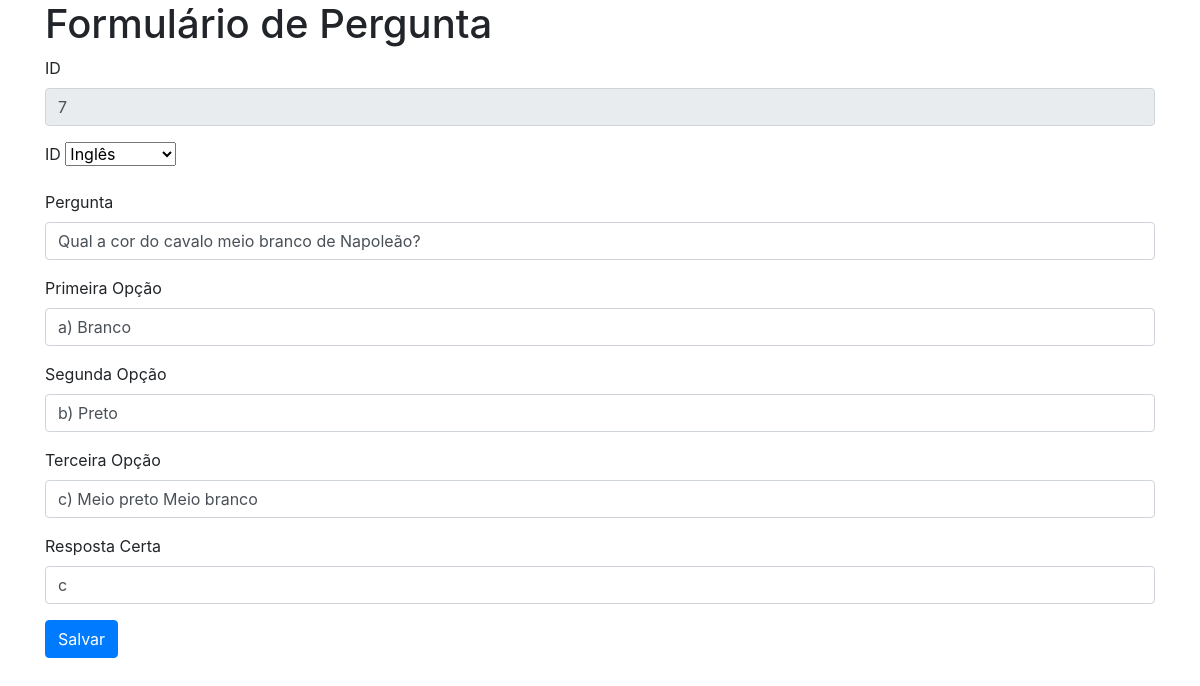
Screenshot of /quiz/editar.php?id=7 (signed in) with the database file from the repository.
### tables this page shows
CREATE TABLE `questao` (
  `id` int(11) NOT NULL,
  `pergunta` varchar(100) NOT NULL,
  `opcao_a` varchar(100) NOT NULL,
  `opcao_b` varchar(100) NOT NULL,
  `opcao_c` varchar(100) NOT NULL,
  `resposta` char(1) NOT NULL,
  `categoria_id` int(11) NOT NULL
);

### quiz/editar.php (called while the page is built, shortened)
<?php
  include_once "funcao.php";
  $id = $_GET['id'];
  $questao = obterQuestaoById($id);
  include_once "formulario.php";
 ?>

### quiz/funcao.php (called while the page is built, shortened)
<?php
  function obterConexao() {
    $conexao = mysqli_connect("localhost", "root", "123456", "quiz");
    mysqli_set_charset($conexao, 'utf8');
    return $conexao;
  }
  function obterQuestaoById($id) {
    $conexao = obterConexao();
    $sql = "select * from questao where id=?";
    $sentenca = mysqli_prepare($conexao, $sql);
    mysqli_stmt_bind_param($sentenca, "i", $id);
    mysqli_stmt_execute($sentenca);
    $resultado = mysqli_stmt_get_result($sentenca);
    $questao = mysqli_fetch_array($resultado, MYSQLI_ASSOC);
    return $questao;
  }
   function obterCategorias() {
     $conexao = obterConexao();
     $resultado = mysqli_query($conexao,
             "SELECT * FROM categoria ORDER BY descricao");
     $categorias = array();
     if ($resultado) {
       $categorias = mysqli_fetch_all($resultado,
           MYSQLI_ASSOC);
     }
     return $categorias;
   }
 ?>

### quiz/formulario.php (the view, shortened to what this page needs)
<?php
  include_once "funcao.php";
  $categorias = obterCategorias();
 ?>
<!DOCTYPE html>
<html lang="en" dir="ltr">
  <head>
    <link rel="stylesheet" href="https://stackpath.bootstrapcdn.com/bootstrap/4.3.1/css/bootstrap.min.css">
  </head>
  <body>
      <div class="container">
        <h1>Formulário de Pergunta</h1>
        <form action="salvar.php" method="post">
          <div class="form-group">
            <label for="id">ID</label>
            <input readonly type="text" class="form-control" id="id" name="id" value="<?php echo $questao['id'] ?>">
          </div>
          <div class="form-group">
            <label for="id">ID</label>
            <select name="categoria_id">
              <?php
                foreach ($categorias as $categoria) {
                  $selecione = ($categoria["id"] == $questao["categoria_id"]) ? "selected" : "";
                  echo "<option value='{$categoria['id']}' {$selecione}>{$categoria['descricao']}</option>";
                }
               ?>
            </select>
          </div>
          <div class="form-group">
            <label for="pergunta">Pergunta</label>
            <input type="text" class="form-control" id="pergunta" placeholder="Informe a pergunta" name="pergunta" value="<?php echo $questao['pergunta'] ?>">
          </div>
          <div class="form-group">
            <label for="opcao_a">Primeira Opção</label>
            <input type="text" class="form-control" id="opcao_a" placeholder="Informe a primeira opção" name="opcao_a"  value="<?php echo $questao['opcao_a'] ?>">
          </div>
          <div class="form-group">
            <label for="opcao_b">Segunda Opção</label>
            <input type="text" class="form-control" id="opcao_b" placeholder="Informe a segunda opção" name="opcao_b"  value="<?php echo $questao['opcao_b'] ?>">
          </div>
          <div class="form-group">
            <label for="opcao_c">Terceira Opção</label>
            <input type="text" class="form-control" id="opcao_c" placeholder="Informe a terceira opção" name="opcao_c"  value="<?php echo $questao['opcao_c'] ?>">
          </div>
          <div class="form-group">
            <label for="resposta">Resposta Certa</label>
            <input type="text" class="form-control" id="resposta" placeholder="Informe a resposta certa" name="resposta"  value="<?php echo $questao['resposta'] ?>">
          </div>
          <button type="submit" class="btn btn-primary">Salvar</button>
        </form>
      </div>
  </body>
</html>

### rows the page displays
questao: id "7", pergunta "Qual a cor do cavalo meio branco de Napoleão?", opcao_a "a) Branco", opcao_b "b) Preto", opcao_c "c) Meio preto Meio branco", resposta "c"

### other values shown
form field categoria_id "Inglês"
